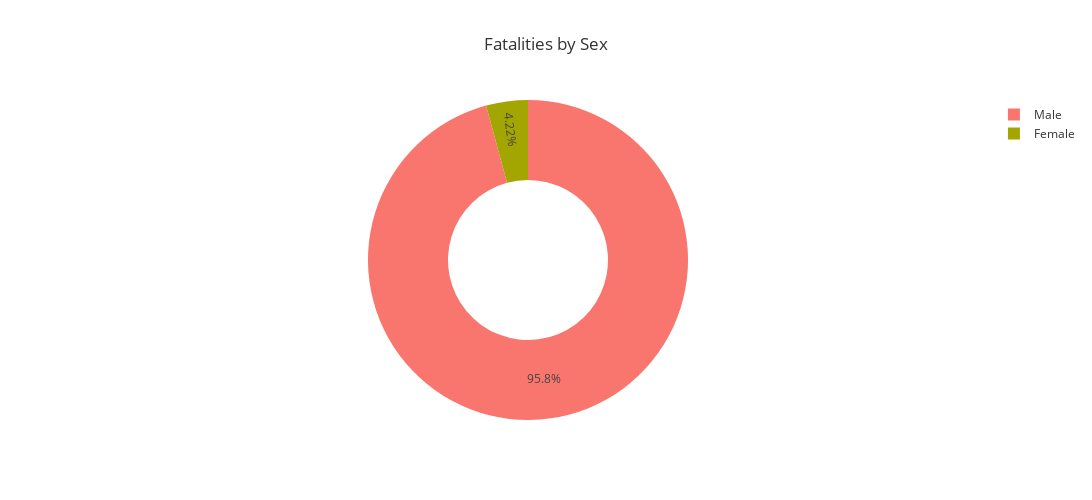

The code cell stored with this chart in its notebook:
### Code cell
fig = px.pie(fatalities_by_sex, values='gender', names=['Male', 'Female'], title='Fatalities by Sex',
                    hole=0.5, width=1300, height=500,
            labels={"label": "Race",  "gender": "deaths"},
            template="ggplot2")
fig.show()

### Figure 1 — Plotly figure (JSON) as saved in the notebook; plotly's stock layout.template omitted (floating-point values rounded to 4 significant figures)
{"data": [{"domain": {"x": [0, 1], "y": [0, 1]}, "hole": 0.5, "hovertemplate": "label=%{label}<br>deaths=%{value}<extra></extra>", "labels": ["Male", "Female"], "legendgroup": "", "name": "", "showlegend": true, "type": "pie", "values": [2428, 107]}], "layout": {"height": 500, "legend": {"tracegroupgap": 0}, "title": {"text": "Fatalities by Sex"}, "width": 1300}}
